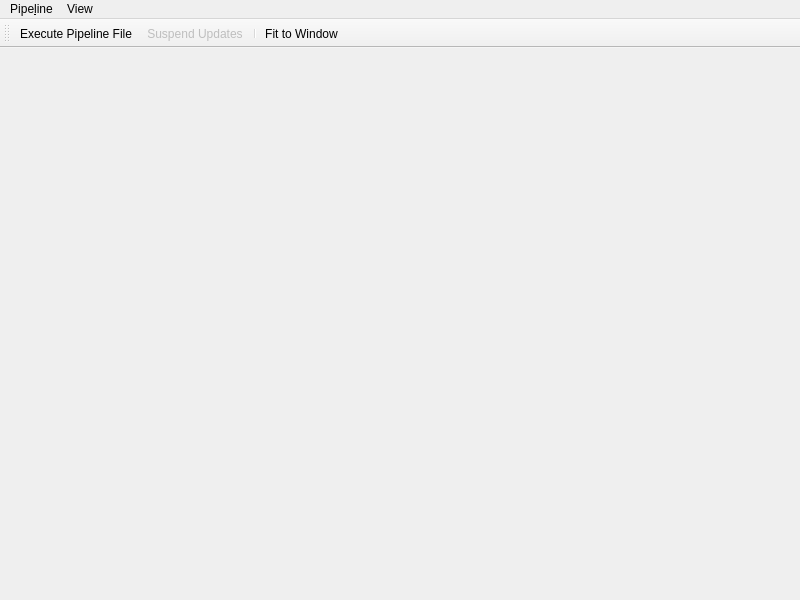
<?xml version="1.0" encoding="UTF-8"?>
<ui version="4.0">
 <class>MainWindow</class>
 <widget class="QMainWindow" name="MainWindow">
  <property name="geometry">
   <rect>
    <x>0</x>
    <y>0</y>
    <width>800</width>
    <height>600</height>
   </rect>
  </property>
  <property name="windowTitle">
   <string>Pipeline Viewer</string>
  </property>
  <widget class="kwiver::tools::ImageView" name="imageView"/>
  <widget class="QMenuBar" name="menubar">
   <property name="geometry">
    <rect>
     <x>0</x>
     <y>0</y>
     <width>800</width>
     <height>29</height>
    </rect>
   </property>
   <widget class="QMenu" name="menuFile">
    <property name="title">
     <string>Pipe&amp;line</string>
    </property>
    <addaction name="actionExecutePipeline"/>
    <addaction name="actionSuspendUpdates"/>
   </widget>
   <widget class="QMenu" name="menuView">
    <property name="title">
     <string>View</string>
    </property>
    <addaction name="actionFitToWindow"/>
   </widget>
   <addaction name="menuFile"/>
   <addaction name="menuView"/>
  </widget>
  <widget class="QToolBar" name="toolBar">
   <property name="windowTitle">
    <string>toolBar</string>
   </property>
   <attribute name="toolBarArea">
    <enum>TopToolBarArea</enum>
   </attribute>
   <attribute name="toolBarBreak">
    <bool>false</bool>
   </attribute>
   <addaction name="actionExecutePipeline"/>
   <addaction name="actionSuspendUpdates"/>
   <addaction name="separator"/>
   <addaction name="actionFitToWindow"/>
  </widget>
  <action name="actionExecutePipeline">
   <property name="icon">
    <iconset theme="system-run">
     <normaloff>.</normaloff>.</iconset>
   </property>
   <property name="text">
    <string>&amp;Execute Pipeline File...</string>
   </property>
   <property name="shortcut">
    <string>Ctrl+O</string>
   </property>
  </action>
  <action name="actionFitToWindow">
   <property name="checkable">
    <bool>true</bool>
   </property>
   <property name="icon">
    <iconset theme="zoom-fit-best">
     <normaloff>.</normaloff>.</iconset>
   </property>
   <property name="text">
    <string>&amp;Fit to Window</string>
   </property>
  </action>
  <action name="actionSuspendUpdates">
   <property name="checkable">
    <bool>true</bool>
   </property>
   <property name="enabled">
    <bool>false</bool>
   </property>
   <property name="icon">
    <iconset theme="media-playback-pause">
     <normaloff>.</normaloff>.</iconset>
   </property>
   <property name="text">
    <string>&amp;Suspend Updates</string>
   </property>
   <property name="toolTip">
    <string>When active, new data from the pipeline will be ignored. This will effectively &quot;pause&quot; the display.</string>
   </property>
  </action>
 </widget>
 <customwidgets>
  <customwidget>
   <class>kwiver::tools::ImageView</class>
   <extends>QGraphicsView</extends>
   <header>ImageView.h</header>
  </customwidget>
 </customwidgets>
 <resources/>
 <connections/>
</ui>
